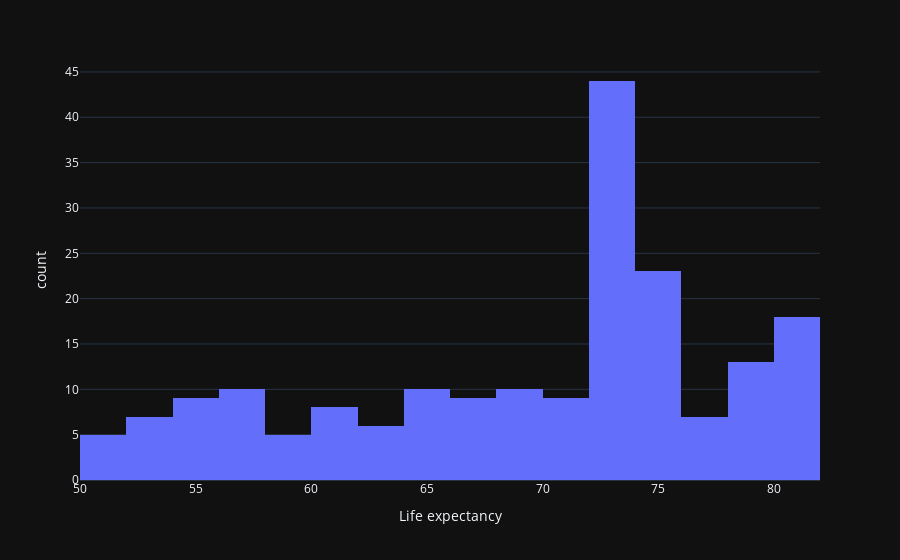

Notebook code cell kept with this figure:
### Code cell
# Group by 'Country' and take the mean value of 'Life expectancy '
country_life_expectancy = cleaned_df.groupby('Country')['Life expectancy '].mean()

# Plot the histogram for unique countries
fig = px.histogram(country_life_expectancy, x='Life expectancy ', nbins=30, template='plotly_dark')
fig.show()

### Figure 1 — Plotly figure (JSON) as saved in the notebook; plotly's stock layout.template omitted (floating-point values rounded to 4 significant figures; data arrays with more than 128 entries replaced by an {"elided": "..."} marker saying what was removed)
{"data": [{"alignmentgroup": "True", "bingroup": "x", "hovertemplate": "Life expectancy =%{x}<br>count=%{y}<extra></extra>", "legendgroup": "", "marker": {"color": "#636efa", "pattern": {"shape": ""}}, "name": "", "nbinsx": 30, "offsetgroup": "", "orientation": "v", "showlegend": false, "x": {"elided": "193 float values"}, "xaxis": "x", "yaxis": "y", "type": "histogram"}], "layout": {"xaxis": {"anchor": "y", "domain": [0, 1], "title": {"text": "Life expectancy "}, "type": "linear", "range": [50, 82], "autorange": true}, "yaxis": {"anchor": "x", "domain": [0, 1], "title": {"text": "count"}, "range": [0, 46.32], "autorange": true}, "legend": {"tracegroupgap": 0}, "margin": {"t": 60}, "barmode": "relative", "autosize": true}}
